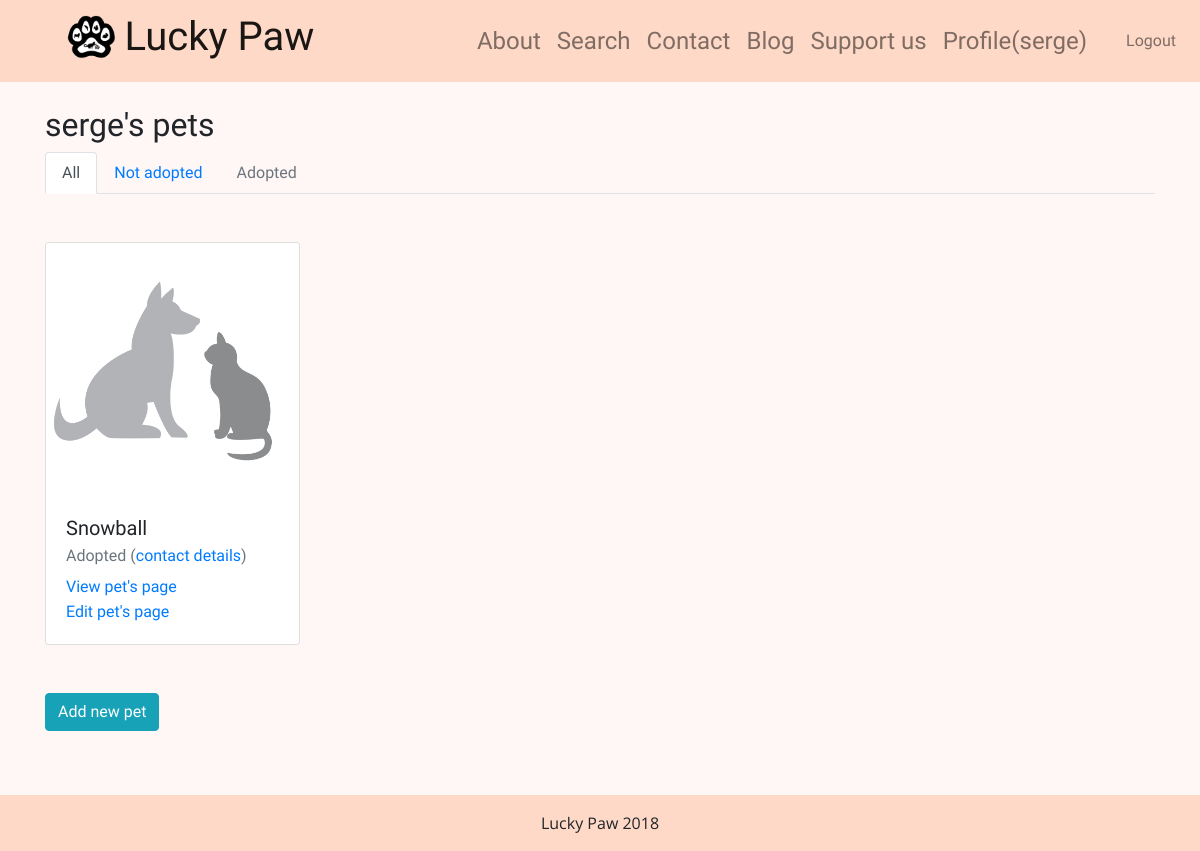
The page / (signed in) on the database as committed earlier.
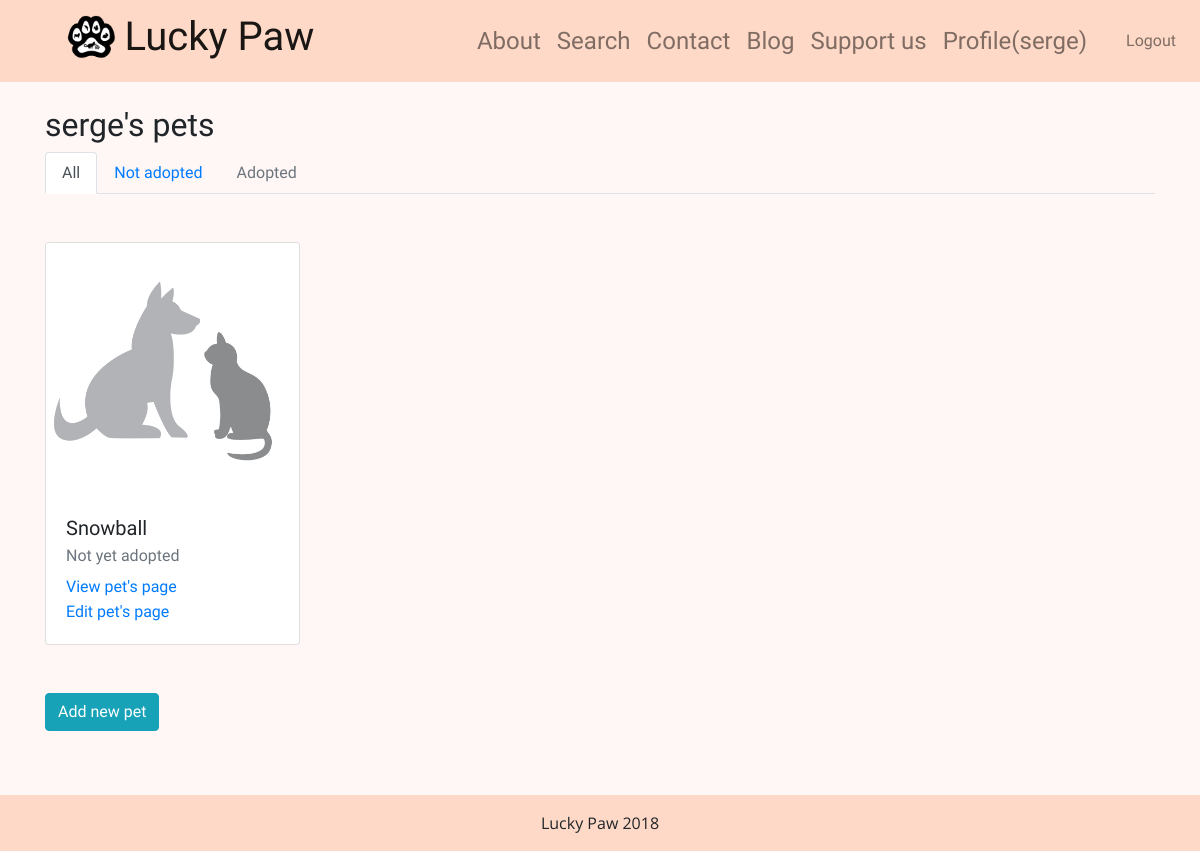
The same page on the database as committed later.
### app/models.py (models this page shows, shortened)
class Pet(models.Model):
    id = models.AutoField(primary_key=True)
    name = models.CharField(max_length=50, blank=False)
    animaltype_choice = (('Cat','Cat'),('Dog','Dog'),('Parrot','Parrot'))
    animaltype = models.CharField(max_length=50, choices=animaltype_choice, blank=False)
    location = models.CharField(max_length=50, default='', blank=False)
    age_choice = (('Young','Young'),('Adult','Adult'),('Senior','Senior'))
    age = models.CharField(max_length=50, choices=age_choice, blank=True)
    color = models.CharField(max_length=50, default='', blank=True)
    gender_choice = (('Male','Male'),('Female','Female'))
    gender = models.CharField(max_length=50, choices=gender_choice, blank=True)
    size_choice = (('Very Small','Very Small'), ('Small','Small'),('Medium','Medium'),('Large','Large'),('Very Large','Very Large'))
    size = models.CharField(max_length=50, choices=size_choice, blank=True)
    breed = models.CharField(max_length=50, default='', blank=True)
    description = models.CharField(max_length=2000, default='', blank=True)
    spayed = models.BooleanField(default=False)
    vaccinated = models.BooleanField(default=False)
    housetrained = models.BooleanField(default=False)
    specialcare = models.BooleanField(default=False)
    adopted = models.BooleanField(default=False)
    adopter_info = models.ForeignKey(AdopterInfo, on_delete=models.SET_NULL, blank=True, null=True)
    supervisor = models.ForeignKey(Supervisor, on_delete=models.SET_NULL, blank=True, null=True)
    @property
    def photo(self):
        photos = self.photos
        return photos[0] if (len(photos) > 0) else self.default_photo
    @property
    def default_photo(self):
        return { 'name': 'default-pet-photo', 'url': settings.MEDIA_URL + Photo._meta.get_field('image').default }
    @property
    def photos(self):
        return [photo.image for photo in Photo.objects.filter(pet=self)]

### app/views.py (the view)
# urls.py: path('', views.index, name='index'),
def index(request):
    if request.user.is_authenticated:
        sup = get_object_or_404(models.Supervisor, user=request.user)
        pets = models.Pet.objects.filter(supervisor__user=request.user)
        context = {
            'supervisor': sup,
            'all_pets': pets,
            'unadopted_pets': pets.filter(adopted=False),
            'adopted_pets': pets.filter(adopted=True),
        }
        return render(request, 'app/sup_pets.html', context)
    return render(request, 'app/index.html')

### app/templates/app/sup_pets.html (shortened to what this page needs)
{% extends 'app/base.html' %}
{% block content %}
<h2>{{ supervisor.user.username }}'s pets</h2>
  <ul class="nav nav-tabs" role="tablist">
    <li class="nav-item">
      <a class="nav-link active" id="all-tab" data-toggle="tab" href="#all" role="tab" aria-controls="all" aria-selected="true">All</a>
    </li>
    <li class="nav-item">
      <a class="nav-link" id="unadopted-tab" data-toggle="tab" href="#unadopted" role="tab" aria-controls="unadopted" aria-selected="false">Not adopted</a>
    </li>
    <li class="nav-item">
      <a class="nav-link text-muted" id="adopted-tab" data-toggle="tab" href="#adopted" role="tab" aria-controls="adopted" aria-selected="false">Adopted</a>
    </li>
  </ul>
  <div class="tab-content">
    <div class="tab-pane fade show active" id="all" role="tabpanel" aria-labelledby="all-tab">
      {% include 'app/pets_cards.html' with pets=all_pets is_supervisor=True %}
    </div>
  <a class="btn btn-info mt-4" href="{% url 'pet_add' %}">Add new pet</a>
{% endblock %}

### app/templates/app/pets_cards.html (shortened to what this page needs)
<div class="row mt-5">
{% for pet in pets %}
    <div class="col-lg-3 col-md-4 col-sm-6 mb-4 shadow-sm">
    <div class="card shadow-sm" style="height:100%;">
        <img class="card-img-top" style="object-fit: cover; min-height: 60%" src="{{ pet.photo.url }}" alt="Card image cap">
        <div class="card-body">
            <h5 class="card-title">{{ pet.name }}</h5>
            {% if is_supervisor %}
                <h6 class="card-subtitle mb-2 text-muted">{% if pet.adopted %} Adopted (<a href="{% url 'pet_adopter_info' id=pet.id %}">contact details</a>) {% else %} Not yet adopted {% endif %}</h6>
                <p class="card-text"><a href="{% url 'pet_profile' id=pet.id %}">View pet's page</a>
                <br/>
                <a href="{% url 'pet_edit' id=pet.id %}">Edit pet's page</a>
                </p>
            {% else %}
                <h6 class="card-subtitle mb-2 text-muted">{{ pet.location }}</h6>
                <p class="card-text">{{ pet.animaltype }}{% if pet.breed %}, {{ pet.breed }}{% endif %}{% if pet.age %}, {{ pet.age }}{% endif %}</p>
            {% endif %}
        </div>
    </div>
    </div>
{% empty %}
        <h4> No pets were found :(</h4>
{% endfor %}
</div>

Rows that differ between the two databases and show on the page:
changed Pet "Snowball": adopted "Adopted ( contact details )" → "Not yet adopted"
